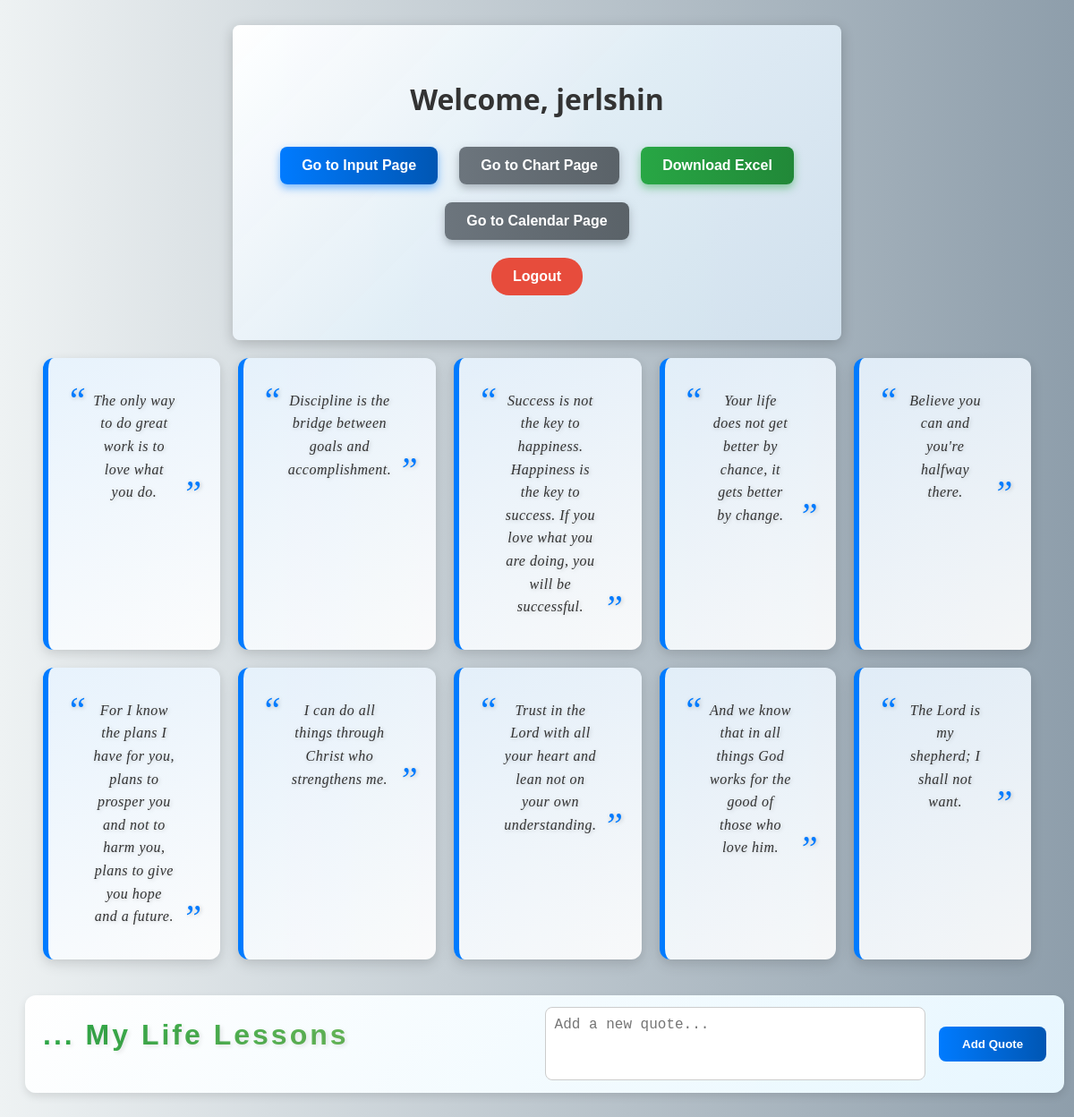
The app's page /home/ (signed in), older data.
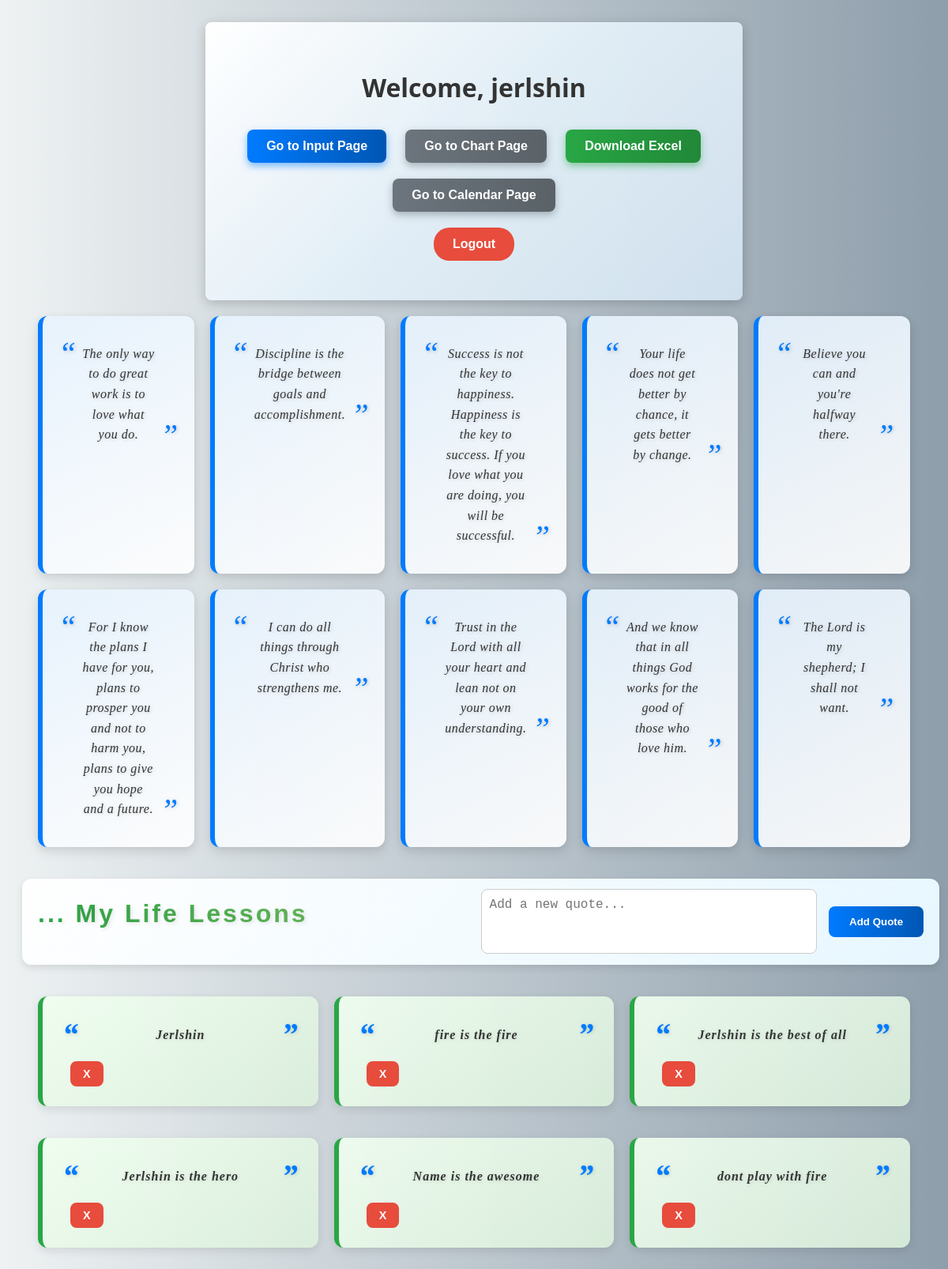
The same page, newer data.
### monitor/models.py (models this page shows, shortened)
class Quote(models.Model):
    text = models.TextField(max_length=3000)

### monitor/views.py (the view)
# urls.py: path('home/', views.home_view, name='home'),
@login_required
def home_view(request):
    quotes = Quote.objects.all()  # Retrieve all quotes from the database
    form = QuoteForm()
    if request.method == "POST":
        form = QuoteForm(request.POST)
        if form.is_valid():
            form.save()  # Save the new quote to the database
            return redirect('home')  # Redirect to the home page after saving the quote
    return render(request, 'monitor/home.html', {'quotes': quotes, 'form': form})

### monitor/forms.py
class QuoteForm(forms.ModelForm):
    class Meta:
        model = Quote
        fields = ['text']

### monitor/templates/monitor/home.html (shortened to what this page needs)
<!DOCTYPE html>
<html lang="en">
<head>
    {% load static %}
</head>
<body>
    <div class="main-container">
        <h1>Welcome, {{ user.username }}</h1>
        <button class="button button--primary" onclick="window.location.href='{% url 'input' %}'">Go to Input Page</button>
        <button class="button button--secondary" onclick="window.location.href='{% url 'chart' %}'">Go to Chart Page</button>
        <button class="button button--download" id="download-btn">Download Excel</button>
        <button class="button button--secondary" onclick="window.location.href='{% url 'calendar' %}'">Go to Calendar Page</button>
        <br>
        <button class="button button--logout" onclick="window.location.href='{% url 'logout' %}'">Logout</button>
    </div>
    <div class="quotes-grid">
        <div class="quote-card">
            <p class="quote-text">The only way to do great work is to love what you do.</p>
        </div>
        <div class="quote-card">
            <p class="quote-text">Discipline is the bridge between goals and accomplishment.</p>
        </div>
        <div class="quote-card">
            <p class="quote-text">Success is not the key to happiness. Happiness is the key to success. If you love what you are doing, you will be successful.</p>
        </div>
        <div class="quote-card">
            <p class="quote-text">Your life does not get better by chance, it gets better by change.</p>
        </div>
        <div class="quote-card">
            <p class="quote-text">Believe you can and you're halfway there.</p>
        </div>
        <div class="quote-card">
            <p class="quote-text">For I know the plans I have for you, plans to prosper you and not to harm you, plans to give you hope and a future.</p>
        </div>
        <div class="quote-card">
            <p class="quote-text">I can do all things through Christ who strengthens me.</p>
        </div>
        <div class="quote-card">
            <p class="quote-text">Trust in the Lord with all your heart and lean not on your own understanding.</p>
        </div>
        <div class="quote-card">
            <p class="quote-text">And we know that in all things God works for the good of those who love him.</p>
        </div>
        <div class="quote-card">
            <p class="quote-text">The Lord is my shepherd; I shall not want.</p>
        </div>
    </div>
    <div class="add-quote-container">
        <div class="life-lessons-text">... My Life Lessons</div>
        <form method="POST" class="quote-form">
            <textarea name="text" placeholder="Add a new quote..." required></textarea>
            <button type="submit">Add Quote</button>
        </form>
    </div>
    <div class="masonry-quotes">
        {% for quote in quotes %}
        <div class="quote-card user-quote-card">
            <p class="quote-text">{{ quote.text }}</p>
            <button class="delete-button" onclick="confirmDelete({{ quote.id }})">X</button>
        </div>
        {% endfor %}
    </div>
</body>
</html>

### monitor/templates/monitor/home.html (style rules this page uses)
body { font-family: 'Segoe UI', Tahoma, Geneva, Verdana, sans-serif; background: linear-gradient(to right, #eef2f3, #8e9eab); background-size: cover; background-position: center; color: #333; padding: 20px; }
.main-container { max-width: 600px; background: linear-gradient(135deg, rgba(255, 255, 255, 0.9), rgba(220, 235, 245, 0.8), rgba(200, 220, 235, 0.8)); margin: 0 auto; padding: 40px; background-color: rgba(255, 255, 255, 0.8); border-radius: 8px; box-shadow: 0 4px 15px rgba(0, 0, 0, 0.2); text-align: center; }
.button { padding: 12px 24px; border: none; border-radius: 8px; margin: 10px; cursor: pointer; font-weight: bold; font-size: 1rem; transition: background-color 0.3s, transform 0.2s, box-shadow 0.2s; }
.button--primary { background: linear-gradient(90deg, #007bff, #0056b3); color: white; box-shadow: 0 4px 10px rgba(0, 123, 255, 0.5); }
.button--secondary { background: linear-gradient(90deg, #6c757d, #5a6268); color: white; box-shadow: 0 4px 10px rgba(108, 117, 125, 0.5); }
.button--logout { background-color: #e74c3c; color: white; border-radius: 20px; font-weight: bold; }
.button--download { background: linear-gradient(90deg, #28a745, #218838); color: white; box-shadow: 0 4px 10px rgba(40, 167, 69, 0.5); }
.quotes-grid { display: grid; grid-template-columns: repeat(5, 1fr); gap: 20px; padding: 20px; }
.quote-card { background: linear-gradient(145deg, rgba(231, 243, 254, 0.9), rgba(255, 255, 255, 0.9)); border-left: 6px solid #007bff; padding: 25px 30px; border-radius: 12px; box-shadow: 0 6px 15px rgba(0, 0, 0, 0.1), 0 2px 10px rgba(0, 0, 0, 0.05); transition: transform 0.3s ease, box-shadow 0.3s ease; text-align: center; position: relative; }
.quote-text { font-style: italic; color: #333; font-family: 'Georgia', serif; font-weight: 500; letter-spacing: 0.5px; line-height: 1.6; text-shadow: 1px 1px 5px rgba(0, 0, 0, 0.2); margin: 0; padding: 10px 20px; position: relative; }
.quote-text::before { content: '“'; font-size: 2.5rem; position: absolute; left: -10px; top: -10px; color: #007bff; }
.quote-text::after { content: '”'; font-size: 2.5rem; position: absolute; right: -10px; bottom: -10px; color: #007bff; }
.user-quote-card { background: linear-gradient(145deg, rgba(240, 255, 240, 0.9), rgba(220, 240, 220, 0.9)); border-left: 6px solid #28a745; padding: 25px 35px; border-radius: 12px; box-shadow: 0 4px 12px rgba(0, 0, 0, 0.1); margin-bottom: 20px; text-align: left; font-family: 'Arial', sans-serif; }
.user-quote-card .quote-text { font-style: italic; color: #333; font-family: 'Georgia', serif; font-weight: 600; letter-spacing: 1px; line-height: 1.7; text-shadow: 1px 1px 5px rgba(0, 0, 0, 0.15); margin: 0; padding: 10px 20px; position: relative; text-align: center; }
.add-quote-container { display: flex; align-items: center; background: linear-gradient(135deg, rgba(255, 255, 255, 0.9), rgba(230, 247, 255, 0.9)); justify-content: space-between; background-color: rgba(255, 255, 255, 0.9); padding: 12px 20px; border-radius: 12px; box-shadow: 0 4px 10px rgba(0, 0, 0, 0.1); margin: 20px 0; width: 100%; max-width: 98%; }
.life-lessons-text { font-size: 2rem; font-weight: 700; color: #28a745; font-family: 'Poppins', sans-serif; letter-spacing: 3px; text-align: center; line-height: 1.4; text-shadow: 2px 2px 5px rgba(0, 0, 0, 0.1); padding: 10px 0; margin-bottom: 20px; background: linear-gradient(135deg, #28a745, #6cbb5b); -webkit-background-clip: text; color: transparent; }
.quote-form { display: flex; align-items: center; justify-content: center; width: 50%; }
.add-quote-container textarea { width: 100%; max-width: 800px; height: 60px; border: 1px solid #ccc; border-radius: 8px; padding: 10px; font-size: 1rem; margin-right: 15px; resize: none; }
.add-quote-container button { padding: 12px 24px; border: none; border-radius: 8px; background: linear-gradient(90deg, #007bff, #0056b3); color: white; font-weight: bold; cursor: pointer; transition: background-color 0.3s, transform 0.2s; min-width: 120px; }
.masonry-quotes { display: grid; grid-template-columns: repeat(3, 1fr); gap: 20px; padding: 20px; }
.delete-button { background-color: #e74c3c; color: white; border: none; border-radius: 8px; padding: 8px 16px; font-size: 0.9rem; font-weight: bold; cursor: pointer; margin-top: 10px; transition: background-color 0.3s, transform 0.2s; }

Row changes from the older to the newer data that the page shows:
added Quote: text "Jerlshin"
added Quote: text "fire is the fire"
added Quote: text "Jerlshin is the best of all"
added Quote: text "Jerlshin is the hero"
added Quote: text "Name is the awesome"
added Quote: text "dont play with fire"
